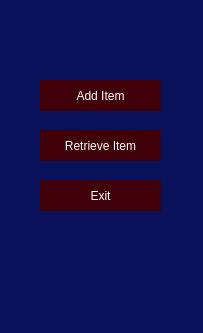
<?xml version="1.0" encoding="UTF-8"?>
<ui version="4.0">
 <class>Studentpage</class>
 <widget class="QDialog" name="Studentpage">
  <property name="geometry">
   <rect>
    <x>0</x>
    <y>0</y>
    <width>203</width>
    <height>333</height>
   </rect>
  </property>
  <property name="windowTitle">
   <string>Dialog</string>
  </property>
  <property name="autoFillBackground">
   <bool>true</bool>
  </property>
  <widget class="QPushButton" name="btnAdd">
   <property name="geometry">
    <rect>
     <x>40</x>
     <y>80</y>
     <width>121</width>
     <height>31</height>
    </rect>
   </property>
   <property name="styleSheet">
    <string notr="true">QPushButton{border:none;
color:white;
background-color:rgb(64, 1, 11); 
font:&quot;Arial&quot;; 
border-radius:20px;}
QPushButton:Hover
{color:black;
background-color:rgb(242, 201, 96);
border-radius:50px;}
QPushButton:pressed
{background-color:green;}</string>
   </property>
   <property name="text">
    <string>Add Item</string>
   </property>
  </widget>
  <widget class="QTextBrowser" name="lineEditFinder">
   <property name="geometry">
    <rect>
     <x>1100</x>
     <y>160</y>
     <width>271</width>
     <height>31</height>
    </rect>
   </property>
  </widget>
  <widget class="QTextBrowser" name="lineEditName">
   <property name="geometry">
    <rect>
     <x>1100</x>
     <y>110</y>
     <width>271</width>
     <height>31</height>
    </rect>
   </property>
  </widget>
  <widget class="QPushButton" name="btnExitStudent">
   <property name="geometry">
    <rect>
     <x>40</x>
     <y>180</y>
     <width>121</width>
     <height>31</height>
    </rect>
   </property>
   <property name="styleSheet">
    <string notr="true">QPushButton{border:none;
color:white;
background-color:rgb(64, 1, 11); 
font:&quot;Arial&quot;; 
border-radius:20px;}
QPushButton:Hover
{color:black;
background-color:rgb(242, 201, 96);
border-radius:50px;}
QPushButton:pressed
{background-color:green;}</string>
   </property>
   <property name="text">
    <string>Exit</string>
   </property>
  </widget>
  <widget class="QLabel" name="label_3">
   <property name="geometry">
    <rect>
     <x>1010</x>
     <y>210</y>
     <width>111</width>
     <height>41</height>
    </rect>
   </property>
   <property name="text">
    <string>DESCRIPTION</string>
   </property>
  </widget>
  <widget class="QTextBrowser" name="textEditDescription">
   <property name="geometry">
    <rect>
     <x>1030</x>
     <y>310</y>
     <width>511</width>
     <height>441</height>
    </rect>
   </property>
  </widget>
  <widget class="QLabel" name="label">
   <property name="geometry">
    <rect>
     <x>1020</x>
     <y>110</y>
     <width>61</width>
     <height>31</height>
    </rect>
   </property>
   <property name="text">
    <string>NAME</string>
   </property>
  </widget>
  <widget class="QLabel" name="label_2">
   <property name="geometry">
    <rect>
     <x>1020</x>
     <y>160</y>
     <width>71</width>
     <height>31</height>
    </rect>
   </property>
   <property name="text">
    <string>FINDER</string>
   </property>
  </widget>
  <widget class="QPushButton" name="btnRetrieve">
   <property name="geometry">
    <rect>
     <x>40</x>
     <y>130</y>
     <width>121</width>
     <height>31</height>
    </rect>
   </property>
   <property name="styleSheet">
    <string notr="true">QPushButton{border:none;
color:white;
background-color:rgb(64, 1, 11); 
font:&quot;Arial&quot;; 
border-radius:20px;}
QPushButton:Hover
{color:black;
background-color:rgb(242, 201, 96);
border-radius:50px;}
QPushButton:pressed
{background-color:green;}</string>
   </property>
   <property name="text">
    <string>Retrieve Item</string>
   </property>
  </widget>
  <widget class="QLabel" name="label_4">
   <property name="geometry">
    <rect>
     <x>-8</x>
     <y>-1</y>
     <width>221</width>
     <height>341</height>
    </rect>
   </property>
   <property name="styleSheet">
    <string notr="true">background-color: rgb(10, 18, 92);</string>
   </property>
   <property name="text">
    <string/>
   </property>
  </widget>
  <zorder>label_4</zorder>
  <zorder>btnAdd</zorder>
  <zorder>lineEditFinder</zorder>
  <zorder>lineEditName</zorder>
  <zorder>btnExitStudent</zorder>
  <zorder>label_3</zorder>
  <zorder>textEditDescription</zorder>
  <zorder>label</zorder>
  <zorder>label_2</zorder>
  <zorder>btnRetrieve</zorder>
 </widget>
 <resources/>
 <connections/>
</ui>
